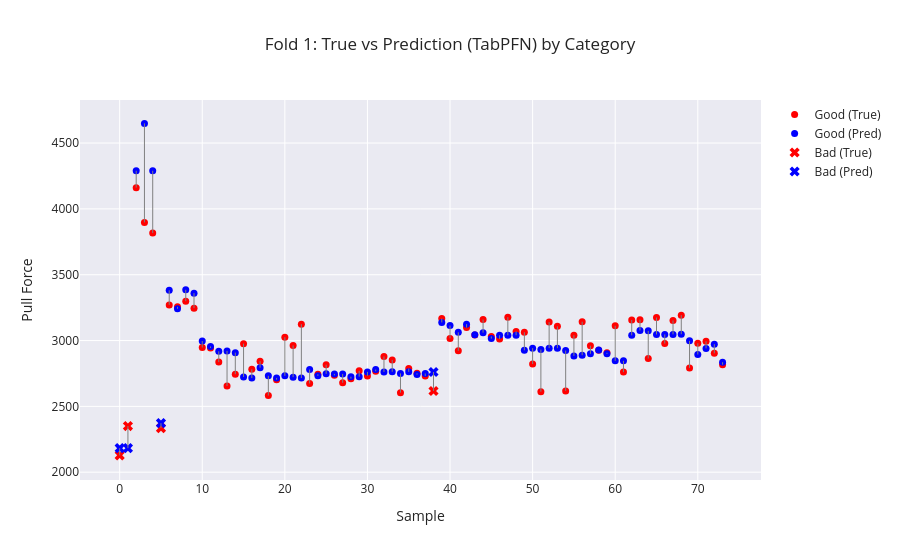
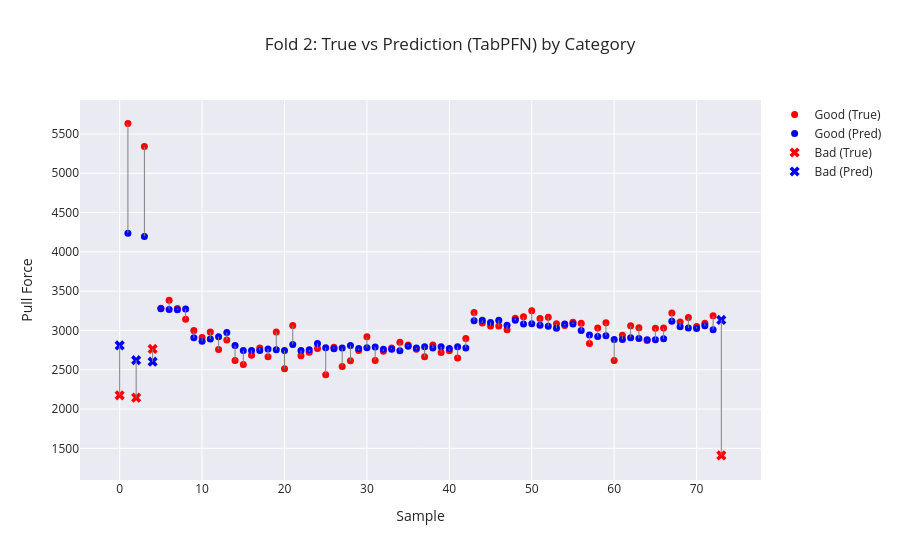
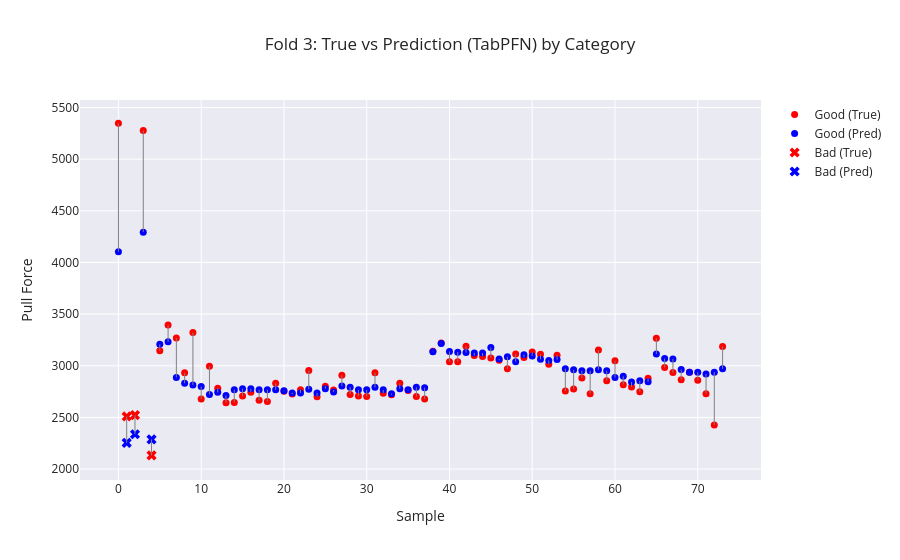
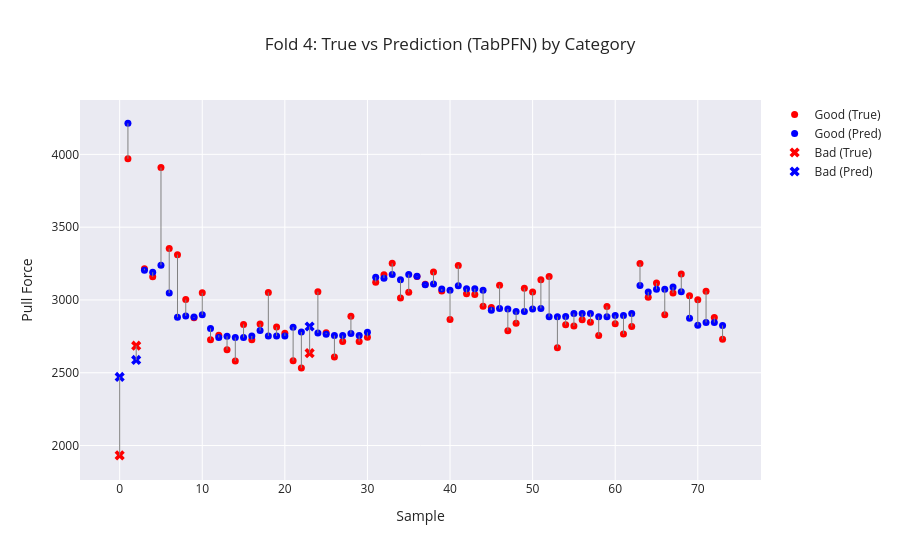

Write notebook code for charts like these, in order.
### Markdown cell above
# Cross Validation

### Code cell
cross_df = pd.read_csv("data/train_dev_data.csv")

skf = StratifiedKFold(n_splits=5, shuffle=True, random_state=42)

mae_list = []
rmse_list = []
R2_list = []

for fold, (train_index, val_index) in enumerate(skf.split(cross_df["Sample ID"], cross_df["Category"])):
    x_tr, y_tr = get_features_and_target(cross_df.iloc[train_index], target_column) 
    x_val, y_val = get_features_and_target(cross_df.iloc[val_index], target_column)

    x_tr['Interfacial_Failure'] = compute_interfacial_failure(x_tr) 
    x_tr['Pullout_Failure'] = compute_pullout_failure(x_tr) 
    x_val['Interfacial_Failure'] = compute_interfacial_failure(x_val)
    x_val['Pullout_Failure'] = compute_pullout_failure(x_val)

    x_tr_scale = sc.fit_transform(X=x_tr)
    x_val_scale = sc.transform(x_val)

    if model == 'XGBoost':
        dtrain = xgb.DMatrix(x_tr_scale, label=y_tr)
        dval = xgb.DMatrix(x_val_scale, label=y_val)

        params = {
            'objective': 'reg:squarederror',
            'max_depth': 1,
            'eta': 0.57,
            'eval_metric': 'rmse'
        }

        num_boost_round = 20
        bst = xgb.train(params, dtrain, num_boost_round)

        preds = bst.predict(dval)

    elif model == 'TabPFN':
        regressor = TabPFNRegressor()
        regressor.fit(x_tr, y_tr)

        preds = regressor.predict(x_val)
    
    elif model == 'RandomForest':

    # Set the parameters for the Random Forest model
        params = {
            'n_estimators': 11,
            'max_depth': 5,
            'min_samples_split': 2,
            'min_samples_leaf': 4,
            'random_state': 42,
    }

    preds = RandomForestRegressor(**params).fit(x_tr_scale, y_tr).predict(x_val_scale)

    # Categories
    categories= cross_df.iloc[val_index]["Category"].values

    mae  = mean_absolute_error(y_val, preds)
    rmse = root_mean_squared_error(y_val, preds)
    R2   = r2_score(y_val, preds)

    mae_list.append(mae) 
    rmse_list.append(rmse) 
    R2_list.append(R2)

    plot_visualizer(
        true_vals=y_val,
        pred_vals=preds,
        categories=categories,
        title=f"Fold {fold+1}: True vs Prediction ({model}) by Category - Cross-Validation Residual Learning with IFPL Features"
    )

    print(f"\nFold {fold+1}")
    print("MAE :", mae)
    print("RMSE:", rmse)
    print("R²  :", R2)

mae_mean = np.mean(mae_list) 
rmse_mean = np.mean(rmse_list) 
R2_mean = np.mean(R2_list)
